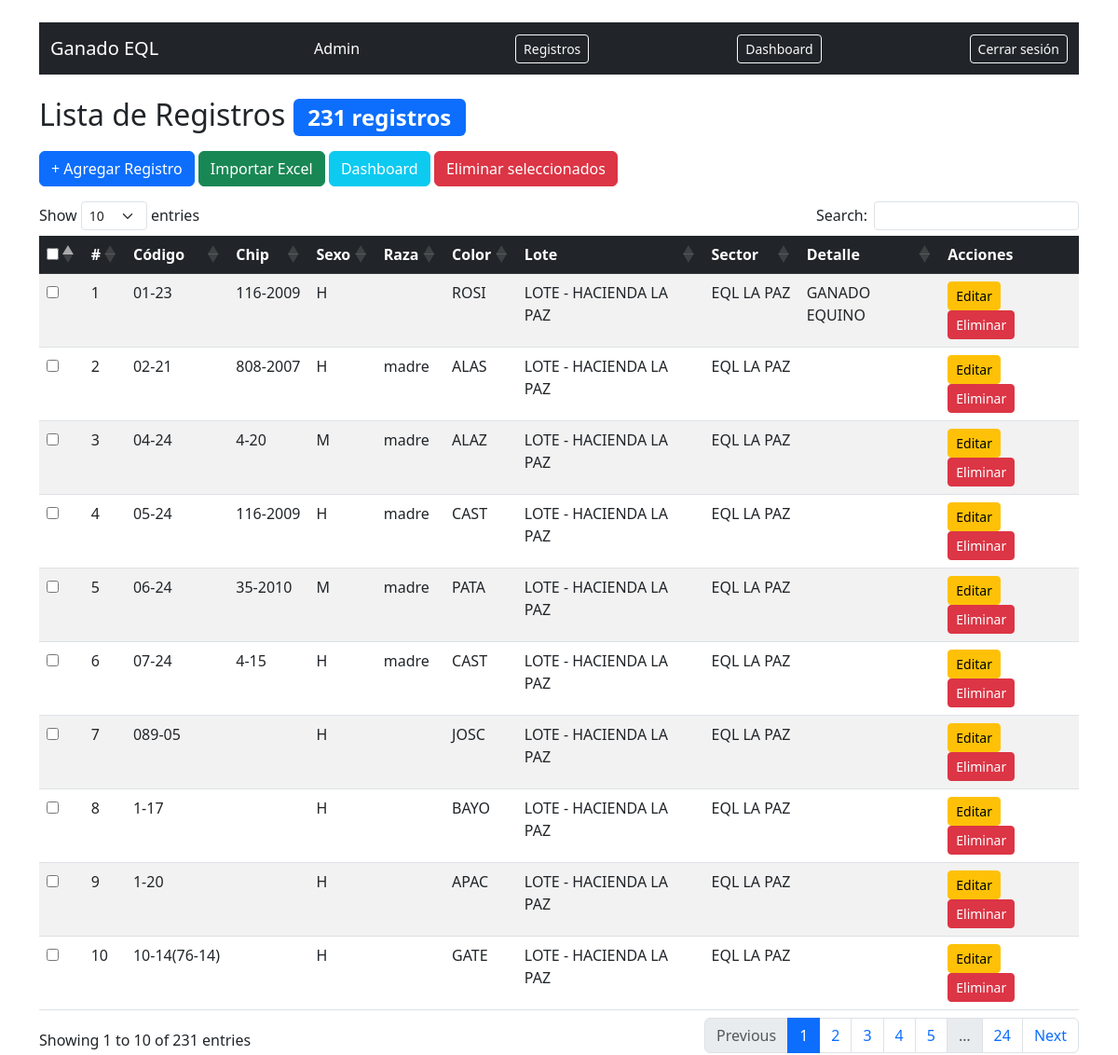
The app's page / (signed in) with its own data.
### registros/models.py (models this page shows, shortened)
class Registro(models.Model):
    codigo = models.CharField(max_length=50, blank=True, default='')
    chip = models.CharField(max_length=50, blank=True, default='')
    sexo = models.CharField(max_length=10, blank=True, default='')
    raza = models.CharField(max_length=50, blank=True, default='')
    color = models.CharField(max_length=50, blank=True, default='')
    detalle = models.TextField(blank=True, null=True)
    lote = models.CharField(max_length=100, blank=True, default='')
    sector = models.CharField(max_length=100, blank=True, default='')
    fecha = models.DateField(auto_now_add=True)

### registros/views.py (the view)
# urls.py: path('', views.lista, name='lista'),
@login_required
def lista(request):
    registros = Registro.objects.all()
    lotes = Registro.objects.values_list('lote', flat=True).distinct()
    sectores = Registro.objects.values_list('sector', flat=True).distinct()
    return render(request, 'registros/lista.html', {
        'registros': registros,
        'lotes': lotes,
        'sectores': sectores
    })

### registros/templates/registros/lista.html (shortened to what this page needs)
{% extends "registros/base.html" %}
{% block contenido %}
<nav class="navbar navbar-dark bg-dark mb-4">
    <div class="container-fluid">
        <span class="navbar-brand">Ganado EQL</span>
        <span class="text-white me-3">{{ request.user.username }}</span>
        <a href="{% url 'lista' %}" class="btn btn-outline-light btn-sm me-2">Registros</a>
        <a href="{% url 'dashboard' %}" class="btn btn-outline-light btn-sm me-2">Dashboard</a>
        <form method="post" action="{% url 'logout' %}" style="display:inline;">
            <button type="submit" class="btn btn-outline-light btn-sm">Cerrar sesión</button>
        </form>
    </div>
</nav>
<h2 class="mb-3">Lista de Registros <span class="badge bg-primary">{{ registros|length }} registros</span></h2>
<div class="mb-3">
    <a href="{% url 'agregar' %}" class="btn btn-primary">+ Agregar Registro</a>
    <a href="{% url 'importar' %}" class="btn btn-success">Importar Excel</a>
    <a href="{% url 'dashboard' %}" class="btn btn-info text-white">Dashboard</a>
    <button type="button" onclick="eliminarSeleccionados()" class="btn btn-danger">Eliminar seleccionados</button>
</div>
<form id="formEliminar" method="post" action="{% url 'eliminar_masivo' %}">
    {% csrf_token %}
    <table id="tabla" class="table table-striped table-hover">
        <thead class="table-dark">
            <tr>
                <th><input type="checkbox" id="seleccionarTodos"></th>
                <th>#</th>
                <th>Código</th>
                <th>Chip</th>
                <th>Sexo</th>
                <th>Raza</th>
                <th>Color</th>
                <th>Lote</th>
                <th>Sector</th>
                <th>Detalle</th>
                <th>Acciones</th>
            </tr>
        </thead>
        <tbody>
            {% for registro in registros %}
            <tr>
                <td><input type="checkbox" name="ids" value="{{ registro.id }}"></td>
                <td>{{ forloop.counter }}</td>
                <td>{{ registro.codigo }}</td>
                <td>{{ registro.chip }}</td>
                <td>{{ registro.sexo }}</td>
                <td>{{ registro.raza }}</td>
                <td>{{ registro.color }}</td>
                <td>{{ registro.lote }}</td>
                <td>{{ registro.sector }}</td>
                <td>{{ registro.detalle }}</td>
                <td>
                    <a href="{% url 'editar' registro.id %}" class="btn btn-warning btn-sm">Editar</a>
                    <a href="{% url 'eliminar' registro.id %}" class="btn btn-danger btn-sm">Eliminar</a>
                </td>
            </tr>
            {% endfor %}
        </tbody>
    </table>
</form>
{% endblock %}

### registros/templates/registros/base.html (shortened to what this page needs)
{% load static %}
<!DOCTYPE html>
<html lang="es">
<head>
    <link rel="stylesheet" href="https://cdn.jsdelivr.net/npm/bootstrap@5.3.0/dist/css/bootstrap.min.css">
    <link rel="stylesheet" href="https://cdn.datatables.net/1.13.6/css/dataTables.bootstrap5.min.css">
</head>
<body>
<div class="container mt-4">
    {% block contenido %}
    {% endblock %}
</div>
</body>
</html>

### records on screen
Registro: codigo "01-23", chip "116-2009", sexo "H", color "ROSI", lote "LOTE - HACIENDA LA PAZ", sector "EQL LA PAZ", detalle "GANADO EQUINO"
Registro: codigo "02-21", chip "808-2007", sexo "H", raza "madre", color "ALAS", lote "LOTE - HACIENDA LA PAZ", sector "EQL LA PAZ"
Registro: codigo "04-24", chip "4-20", sexo "M", raza "madre", color "ALAZ", lote "LOTE - HACIENDA LA PAZ", sector "EQL LA PAZ"
Registro: codigo "05-24", chip "116-2009", sexo "H", raza "madre", color "CAST", lote "LOTE - HACIENDA LA PAZ", sector "EQL LA PAZ"
Registro: codigo "06-24", chip "35-2010", sexo "M", raza "madre", color "PATA", lote "LOTE - HACIENDA LA PAZ", sector "EQL LA PAZ"
Registro: codigo "07-24", chip "4-15", sexo "H", raza "madre", color "CAST", lote "LOTE - HACIENDA LA PAZ", sector "EQL LA PAZ"
Registro: codigo "089-05", sexo "H", color "JOSC", lote "LOTE - HACIENDA LA PAZ", sector "EQL LA PAZ"
Registro: codigo "1-17", sexo "H", color "BAYO", lote "LOTE - HACIENDA LA PAZ", sector "EQL LA PAZ"
Registro: codigo "1-20", sexo "H", color "APAC", lote "LOTE - HACIENDA LA PAZ", sector "EQL LA PAZ"
Registro: codigo "10-14(76-14)", sexo "H", color "GATE", lote "LOTE - HACIENDA LA PAZ", sector "EQL LA PAZ"

### other values on screen
{{ request.user.username }} "Admin"
{{ registros|length }} "231"
